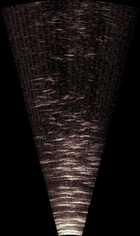
%> input picture code_JC/imgs_test/sonar1.png, 140 x 236 px, shrunk from 400 x 674 before the run
$ octave test_preprocessing.m   (GNU Octave 9; MATLAB toolbox functions it lacks are replaced by stand-ins)
%> lines starting %> are read from the running program, lines starting %| are printed output that depends on the picture
### code_JC/toolboxes/toolbox_edge_detection/preprocessingSonarImage.m
function I_exp_rec = preprocessingSonarImage(img, bg_img, denoising_method, param, debug, save)
% Methods 1-8 include a logaritmic conversion to transform multiplicative
% noise into additive.
%
% - param: For method 0, if param = -1 just background subtraction is
%            applied
%          For methods 1-8, if pararam = 1 a wavelet transform is also
%            applied.
%          For methods 9-12, param establish the number of iterations (try
%            values between 25 - 50, although higher values can give good
%            results too
% (~100).
%
% - Denoising_method
%   -1: No denoising
%   0: Background subtraction and TVG
%   1: Gaussian denoising
%   2: Median filter
%   3: Wiener filter
%   4: Median + average filter
%   5: Lucy-Richardson filter
%   6: Regularized filter
%   7: Conservative smoothing filter
%   8: Frost filter
%   9: DPAD
%   10: SRAD
%   11: DPAD + Median
%   12: SRAD + Median
%
% If the method is called with no parameters, initialize parameters

persistent Imax;
if(nargin == 0) %initialize
    Imax = [];
    I_exp_rec = [];
    return;
end

if(denoising_method == -1) % No denoising applied
    I_exp_rec = img;
    return;
end

% Background subtraction
img = abs(int8(img)-int8(bg_img));
img = uint8(img);
if param == -1 %% just bg subtraction
     I_exp_rec = img;
    return;
end

% Normalization (TVG)
img = normalizeSonarImage(img);

if(denoising_method == 0 )
    I_exp_rec = img;
    return;
end

if( denoising_method < 8)
    img_mean = mean(img(:));   % Input image mean
    img = img+1; % To avoid NaN after ln
    img_ln = log(double(img));
    if(debug) % Restore the original values just for display
        img = img-1;
    end
    filter_txt='';
    if(param)
        filter_txt = 'Wavelet + ';
        sI = size(img_ln);
        wname = 'sym4';
        [img_ln, Ih, Iv, Id] = dwt2(img_ln,wname,'mode', 'per'); % Apply wavelet
    end

    switch denoising_method
        case 1
            G = fspecial('gaussian', [5 5], 2);
            img_filtered = imfilter(img_ln,G,'same'); % Gaussian filter
            filter_txt = [filter_txt 'Gaussian filter'];
        case 2
            img_filtered = medfilt2(img_ln, [5 5]);
            filter_txt = [filter_txt 'Median filter'];
        case 3
            % Problem: Knowing the point-spread function with which the input was
            % convolved.
            img_filtered = deconvwnr(img_ln, [1 0]); % Wiener filter
            filter_txt = [filter_txt 'Wiener filter'];
        case 4
            A = fspecial('average', [5 5]);
            img_filtered = medfilt2(img_ln, [5 5]);
            img_filtered = imfilter(img_filtered, A, 'same');
            filter_txt = [filter_txt 'Median + average filter'];
        case 5
            % Problem: Knowing the point-spread function with which the input was
            % convolved.
            img_filtered = deconvlucy(img_ln, [0 1 0], 5);
            filter_txt = [filter_txt 'Lucy-Richardson filter'];
        case 6
            % Problem: Knowing the point-spread function with which the input was
            % convolved.
            img_filtered = deconvreg(img_ln, [0 1 0]);
            filter_txt = [filter_txt 'Regularized filter'];
        case 7
            img_filtered = conservativeSmoothing(img_ln, 3); % Gaussian filter
            filter_txt = [filter_txt 'Conservative smoothing filter'];
        otherwise
            disp('Denoising method not valid');
            I_exp_rec = NaN;
            return
    end

    if(param)
        img_filtered =  idwt2(img_filtered, [], [], [],wname,sI); % Apply inverse wavelet
    end

    I_exp = exp(img_filtered); % Exponential reconstruction
    I_exp = I_exp-1; % restore correction

    I_exp(isnan(I_exp)) = 0;

    %a = find(I_exp>0);
    I_rec_mean = mean(I_exp(:));
    I_exp_rec = I_exp + (img_mean - I_rec_mean); % Mean correction
    I_exp_rec = round(I_exp_rec);
    if(debug)
        figure('Name',filter_txt);
        subplot(2,3,1)
        imagesc(img); title('Input image'); axis equal; axis tight; colorbar
        subplot(2,3,2)
        imagesc(img_ln); title('Log'); axis equal; axis tight; colorbar
        subplot(2,3,3)
        imagesc(img_filtered); title(filter_txt); axis equal; axis tight; colorbar
        subplot(2,3,4)
        imagesc(I_exp); title('Exp'); axis equal; axis tight; colorbar
        subplot(2,3,5)
        imagesc(I_exp_rec); title('Mean corrected'); axis equal; axis tight; colorbar
        subplot(2,3,6)
        I_noise = abs(img-I_exp_rec);
        imagesc(I_noise); title('Noise'); axis equal; axis tight; colorbar
    end

    if(save)
        imwrite(I_exp_rec,gray, [filter_txt '.eps']);
    end

else

    %   9: DPAD
    %   10: SRAD
    %   11: DPAD + Median
    %   12: SRAD + Median

    switch denoising_method
         case 8
            I_exp_rec = fcnFrostFilter(img);
            filter_txt = ['Frost filter'];
        case 9
            I_exp_rec = dpad(img,0.2,param,'cnoise',5,'big',5,'aja');
            I_exp_rec = uint8(I_exp_rec);
            filter_txt = ['DPAD ' int2str(param)];
        case 10
            I_exp_rec = dpad(img,0.2,param,'cnoise',5,'big',5,'simp');
            I_exp_rec = uint8(I_exp_rec);
            filter_txt = ['SRAD ' int2str(param)];
        case 11
            I_exp_rec = dpad(img,0.2,param,'cnoise',5,'big',5,'aja');
            I_exp_rec = medfilt2(I_exp_rec, [5 5]);
            I_exp_rec = uint8(I_exp_rec);
            filter_txt = ['DPAD ' int2str(param) ' + Median'];
        case 12
            I_exp_rec = dpad(img,0.2,param,'cnoise',5,'big',5,'simp');
            I_exp_rec = medfilt2(I_exp_rec, [5 5]);
            I_exp_rec = uint8(I_exp_rec);
            filter_txt = ['SRAD ' int2str(param) ' + Median'];
        otherwise
            disp('Denoising method not valid');
            I_exp_rec = NaN;
            return
    end
    if(isempty(Imax))
       Imax =  max(I_exp_rec(:));
    else
        Imax = (Imax*4 + max(I_exp_rec(:)))/5;
    end


    I_exp_rec = double(I_exp_rec).*256./double(Imax);


    if(debug)
        figure('Name',filter_txt);
        subplot(1,2,1)
        imagesc(img); title('Input image'); axis equal; axis tight; colorbar
        subplot(1,2,2)
        imagesc(I_exp_rec); title(filter_txt); axis equal; axis tight; colorbar
    end

    if(save)
        imwrite(I_exp_rec,gray, [filter_txt '.jpg']);
    end

end

end

### code_JC/toolboxes/toolbox_edge_detection/normalizeSonarImage.m
function I = normalizeSonarImage(img)

[h w] = size(img);
img = double(img);

% Normalize sonar image according to the factor 20*Log(r)
a = 20 * log(h);
for i = 1:h
    I(i,:) = img(i,:) * 20 * log(h-i+1); % h-i+1 instead of i because the y axis is inverted (avoid computation overflow due to rotating the image twice)
end

I = I/a; % Normalize in the range [0-255]
end

### code_JC/toolboxes/Denoising/DPAD_toolbox/DPAD_toolbox/dpad.m
function y = dpad( I, stepsize, nosteps, varargin )
%
% DPAD
%
%    y = DPAD(i, stepsize, nosteps, varargin) returns the
%    image y as the result of the application of the anisotropic diffusion schemes
%    for multiplicative speckle to the image I.
%    Implements [Yu02] (SRAD) and the corrections in [Aja06] (DPAD).
%
%    Based on SRADDIF toolbox by Yu and Acton
%
%  INPUT:
%
%    I          input image (VALUES IN 0-255)
%    stepsize   Size of time step in each iteration
%               If scalar: constant stepsize)
%               If vector: variable stepsize. length(stepsize) = number of steps.
%               For stability use stepsize < 0.2.
%               If using 'aos' option stepsize can be any positive number.
%    nosteps    Number of iteration steps
%
%
%  OPTIONAL INPUTS
%
% 1.-Noise Estimation Method (For the Cu Estimation)------------------------
%    (The coefficient of variation of noise is a neede parameter)
%
%    y=  DPAD(..., 'cnoise',n) Adaptive noise estimation. Options (n):
%                  n=0   minimum of local Cs
%                  n=1   mean of local Cs
%                  n=2   lambda*min + (1-lambda)*mean
%                  n=3   min with correction
%		   n=4   median of local Cs
%		   n=5   mode (Recomended) of local Cs
%
%    y=  DPAD(..., 'yuest') Noise estimated over absolute deviation of median [Yu04]
%                          (DEFAULT)
%    y=  DPAD(..., 'Wnoise',WN) Noise in a WN window
%                WN 2x2  matrix
%                WN=[x_start x_end; y_start y_end]
%    y=  DPAD(..., 'BWnoise',WN) similar to 'Wnoise' but with mean different to 1
%    y=  DPAD(..., 'qn' + [q0 rho]) Estimator based on q0 [Yu02]
%           -  q0: Original noise level q=qO.*exp(-rho*t);
%           -  rho:
%
% 2. Diffusion function-----------------------------------
%
%  Default: SRAD in [Yu02]
%
%    y = DPAD(..., 'aja')  DPAD version    [Aja06]
%    y = DPAD(..., 'simp') Simplified SRAD [Aja06]
%
%
% 3. Other Methods--------------------------------------
%
%    y = DPAD(..., 'big',WS)  The statistics for noise estimation (Cs) are estimated on
%          a WsxWs square window. RECOMENDED!!!! [Aja06]
%          WS= Window size (odd value recommended)
%    y = DPAD(..., 'aos') uses the AOS scheme to update the image.
%    y = DPAD(..., 'dfstep',n) only recalculates the diffusivities after n steps (increase speed)
%    y = DPAD(..., 'prom') Normalize the image in each iteration
%
%  Example of use:
%
%          I=dpad(I0,0.2,100,'cnoise',5,'big',5,'aja');
%
% REFERENCES--------------------------------------
%
%   SRAD:
%      [Yu02] Yu Y, Acton ST. Speckle reducing anisotropic diffusion.
%             IEEE Trans Image Process. 2002;11(11):1260-70.
%
%  DPAD:
%      [Aja06] S. Aja‐Fernandez, C. Alberola Lopez, On the Estimation of
%              the Coefficient of Variation for Anisotropic Diffusion Speckle
%              Filtering, IEEE Trans. Image Processing, Vol.15, no. 9, sept 2006.
%
%  Noise Estimation:
%
%     [Aja09]  S. Aja‐Fernandez, G. Vegas Sanchez‐Ferrero, M. Martin‐Fernandez y C.
%              Alberola‐Lopez, Automatic Noise Estimation in Images Using Local Statistics.
%              Additive and Multiplicative Cases. Image and Vision Computing,
%              Vol. 27, Issue 6, May 2009, pp. 756‐770.
%
%     [Yu04]   Y. Yu and S. Acton, “Edge detection in ultrasound imagery using the
%              instantaneous coefficient of variation,” IEEE Trans. Image Proccess.,
%              vol. 13, no. 12, pp. 1640–1655, Dec. 2004.
%
%    Santiago Aja, 12/04/2005
%    Based on SRADDIF toolbox by Yu and Acton
%    The toolbox uses some functions from SRAD and PMDIF toolboxes by YU

[dfstep, aos, aja, simp, dinamNoise, WN,WS,big,q0, rho,prom,metod] = parse_inputs(varargin{:});

%addpath common

% 1.- Variable initialization----------------------
y = double(I);
if ndims(I) ==3
    y=mean(I,3)
elseif ndims(I)>3
   error('Input image must be grayscale.')
end
dif_time = 0;
% 2.- Verifying inputs------------------------------

[stepsize] = verify_inputs(stepsize, nosteps);

%Dynamic lambda
if (dinamNoise==1)&(metod==2)
	lambda=0:1./(nosteps-1):1;
end

% 3.- ITERATIONS----------------------------------
for i=1:nosteps

   if prom   %Normalization
		y=norm255(y);
   end
   if mod(i-1,dfstep) == 0 % Recalc diffusivity step


% 3.1.- Calculate difusivity--------------------

	if big   %Big Window for estimation [Aja06]----------

		med1=(filter2(ones(WS), y) / WS.^2);
		Cs = ( (filter2(ones(WS),y.^2)/WS.^2)-(med1).^2 )./(med1.^2);
		Cs=((WS^2)/(WS^2 -1)).*Cs;

	else  %4 pixels for estimation [Yu02]---------------

	  	Laplace2=(roll(y,[0  -1]) -y+roll(y,[0  1]) -y + roll(y,[-1  0]) -y +roll(y,[1  0]) -y )./y;
	  	magrad2=((roll(y,[0  -1]) -y).^2 + (roll(y,[0  1]) -y).^2 + (roll(y,[-1  0]) -y).^2 +(roll(y,[1  0]) -y).^2)./y.^2;

	    %According to the paper: [Yu02]
		%Cs = abs(0.5*magrad2 - (Laplace2.^2)./16)./(1+0.25*Laplace2).^2;
	    %According to Yu toolbox-software
		Cs = abs(0.25*magrad2 - (Laplace2.^2)./17)./(1+0.25*Laplace2).^2;
	    %Unbiased estimation
		%Cs = (4/3).*abs(0.25*magrad2 - (Laplace2.^2)./16)./(1+0.25*Laplace2).^2;
       	end
		%Correction to avoid 0 values
	Cs=max(Cs,0.0001);

% 3.2 Noise estimation----------

	if (dinamNoise==1)        %Dynamic noise estimation [Aja06]
		if metod==0             %MIN
			Cu=min(Cs(:));
		elseif metod==1         %MEAN
		  	Cu=mean(Cs(:));
		elseif metod==2
		  	Cu=lambda(i).*min2(Cs) + (1-lambda(i)).*mean2(Cs);
		elseif metod==3
			Cu=min(Cs(:))./(0.655^2);
		elseif metod==4
			Cu=median(Cs(:)); %MEDIAN
		elseif metod==5
			Cu=moda(Cs(:),1000);	%MODE
		end
	elseif (dinamNoise==2) %Noise in a window
	      %Noise variance
		var_ruido=(std2( y(WN(1,1):WN(1,2),WN(2,1):WN(2,2))) ).^2;
	     %Assuming med_ruido=1;
		Cu=var_ruido;

	elseif (dinamNoise==3) %Noise in a window
	      %In a window with mean not 1
	  	var_ruido=(std2( y(WN(1,1):WN(1,2),WN(2,1):WN(2,2))) ).^2;
		med_ruido=mean2( y(WN(1,1):WN(1,2),WN(2,1):WN(2,2)) );
		Cu=var_ruido./(med_ruido.^2);

	elseif (dinamNoise==4) %Logarithm
	  	%Deleted
	elseif (dinamNoise==5) %Method in [Yu02] (Very bad performance)
	  	Cu=(q0.*exp(-rho.*dif_time)).^2;
	else   %Deviation of median (default) [Yu04]
	  	if big
			tm=(WS-1)/2;
			[fx,fy]=gradient(log(y),tm,tm);
		else
	  		[fx,fy]=gradient(log(y));
     		end
		MED=median(median(sqrt(fx.^2+fy.^2)));
     		MAD=sqrt((fx-MED).^2+(fy-MED).^2);
     		Cu2=1.4826*median(median(MAD));
     		Cu=0.5*Cu2.^2;
	end

	Cu=max(Cu,0.0001);

	if aja	 %DPAD Complete Equation [Aja06]
	  	g=(1+(1./Cs))./(1+(1./Cu));
	elseif simp %Simplified version
	  	g=Cu./Cs;
	else	%SRAD [Yu02]
	  	g= 1./(1+ ((Cs-Cu)./(Cu*( 1+ Cu))));
        end
	  %Upperbound to avoid infinity values
	  %g=min(g,10);

   end %dfstep

% 3.3 Calculate dy/dt---------------------------

   if aos    %Semi-implicit scheme
      y = aosiso(y,g,stepsize(i)); % updating
   else     %Explicit Scheme
      dy = isodifstep(y, g);
      y = y + stepsize(i) * 0.25 * dy;  % updating
   end

% 3.4 Calculate diffusion time---------

   dif_time = dif_time + stepsize(i);

end % for i

%FINAL NORMALIZATION--------------------------------------
if prom
	y=norm255(y);
else
	y=y./mean2(y);
end

%%%%%%%%%%%%%%%%%%%%%%%%%%%%%%%%%%%%%%%%%%%%%%%%%%%%%%%%%%%%%%%%%%%%%%%%%%%%%%%%%%%%%%%%%%%%%%%%%%%%%%%%%%%%%%%%%%%

function [dfstep,aos, aja, simp,dinamNoise, WN,WS,big,q0,rho,prom,metod] = parse_inputs(varargin)
aos = 0;
dinamNoise=0;
WN=[];
WS=3;
aja=0;
dfsteppos = -1;
big=0;
test=0;
q0=0;
rho=0;
prom=0;
metod=0;
simp=0;
dfstep = 1;

for i = 1 : length(varargin)
   flag = 0;
   if i == dfsteppos
      flag = 1;
   end
   if strcmp(varargin{i},'dfstep')
      dfstep = varargin{i+1};
      flag = 1;
      dfsteppos = i+1;
   elseif strcmp(varargin{i},'cnoise')
	  dinamNoise=1;
      flag = 1;
	  metod= varargin{i+1};
      dfsteppos = i+1;
   elseif strcmp(varargin{i},'Wnoise')
      WN = varargin{i+1};
	  dinamNoise=2;
      flag = 1;
      dfsteppos = i+1;
   elseif strcmp(varargin{i},'BWnoise')
      WN = varargin{i+1};
	  dinamNoise=3;
      flag = 1;
      dfsteppos = i+1;
   % [5 lines of commented-out code are left out]
   elseif strcmp(varargin{i},'yuest')
      dinamNoise=6;
      flag = 1;
   elseif strcmp(varargin{i},'aja')
      aja = 1;
      flag = 1;
   elseif strcmp(varargin{i},'simp')
      simp = 1;
      flag = 1;
   elseif strcmp(varargin{i},'aos')
      aos = 1;
      flag = 1;
   elseif strcmp(varargin{i},'prom')
      prom = 1;
      flag = 1;
   elseif strcmp(varargin{i},'big')
      big = 1;
      flag = 1;
	  WS= varargin{i+1};
      dfsteppos = i+1;
   elseif strcmp(varargin{i},'qn')
      dinamNoise=5;
	  valores = varargin{i+1};
	  q0=valores(1);
	  rho=valores(2);
      flag = 1;
	  dfsteppos = i+1;
   end
   if flag == 0
      error('Too many parameters !')
      return
   end
end


%%%%%%%%%%%%%%%%%%%%%%%%%%%%%%%%%%%%%%%%%%%%%%%%%%%%%%%%%%%%%%%%%%%%%%%%%%%%%%%%%%%%%%%%%%%%%%%%%%%%%%%%%%%%%%%%%%%
function [nstepsize] = verify_inputs(stepsize, nosteps)


% Verifying stepsize
if sum(size(stepsize)>1) == 0 % constant stepsize
   nstepsize = linspace(stepsize,stepsize,nosteps);
else
   if sum(size(stepsize)>1) > 1
      error('stepsize must be a row vector')
      return
   end
   if length(stepsize)~=nosteps
      error('length(stepsize) must be equal to number of steps')
      return
   end
   nstepsize = stepsize;
end
%%%%%%%%%%%%%%%%%%%%%%%%%%%%%%%%%%%%%%%%%%%%%%%%%%%%%%%%%%%%%%%%%%%%%%%%%%%%%%%%%%%%%%%%%%%%%%%%%%%%%%%%%%%%%%%%%%%

function In=norm255(Im)

In=double(Im).*255./max2(Im);

### code_JC/test_preprocessing.m
%%%%%%%% Denoising tests


%%% Image normalization + bg sub + mean estimation + log + Gaussian +
%%% exp + mean correction

close all
clear

I = rgb2gray(imread('/Volumes/Datos/collpen/collpen/imgs_test/sonar1.png'));
%> I: size 236x140 uint8; min 0, max 255, mean 21.4
bg = imread('/Volumes/Datos/collpen/collpen/imgs_test/bg.bmp'); % Load background
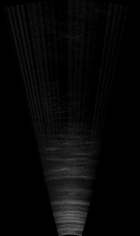
%> input picture code_JC/imgs_test/bg.bmp, 140 x 236 px, shrunk from 400 x 674 before the run
%> bg is the input picture: size 236x140 uint8; min 0, max 108, mean 7.2

 I = preprocessingSonarImage(I,bg,9,1,0,0);
%> in preprocessingSonarImage, `img = abs(int8(img)-int8(bg_img));`:
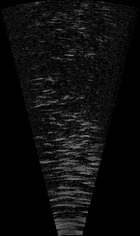
%> img: size 236x140 int8; min 0, max 125, mean 13.6
%> after the loop in normalizeSonarImage, `for i = 1:h`:
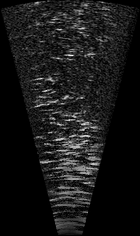
%> I: size 236x140 double; min 0, max 12996.2, mean 1243.5; drawn with min black and max white
%> in normalizeSonarImage, `I = I/a;`:
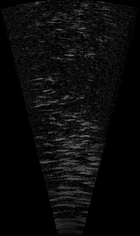
%> I: size 236x140 double; min 0, max 118.9, mean 11.4
%> the loop in parse_inputs, `for i = 1 : length(varargin)` made 5 passes
%> metod on pass 1: 5
%> after the loop in parse_inputs, `for i = 1 : length(varargin)`: aos = 0; dfstep = 1; prom = 0
%> in dpad, `[dfstep, aos, aja, simp, dinamNoise, WN,WS,big,q0, rho,prom,metod] = p..`: dfstep = 1; aos = 0; aja = 1; simp = 0; dinamNoise = 1; WN = []; WS = 5; big = 1; q0 = 0; metod = 5
%> the loop in dpad, `for i=1:nosteps` made 1 pass
%> pass 1, in dpad, `med1=(filter2(ones(WS), y) / WS.^2);`:
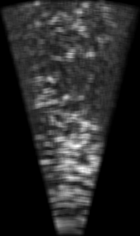
%> med1: size 236x140 double; min 0, max 68.96, mean 11.4; drawn with min black and max white
%> pass 1, in dpad, `Cs = ( (filter2(ones(WS),y.^2)/WS.^2)-(med1).^2 )./(med1.^2);`:
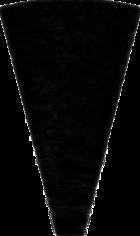
%> Cs: size 236x140 double; 36.23% of the values are NaN or infinite; the others: min 0.00777, max 24, mean 1.01; drawn with min black, max white, NaN and infinite black
%> the run ends on the next line
